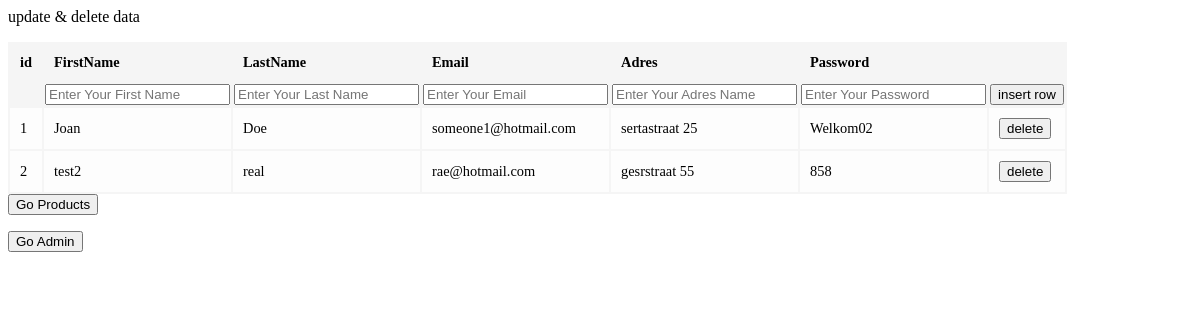
/Costumer/index.php, run on the app's committed database.
### tables this page shows
CREATE TABLE `costumer` (
  `id` int(2) NOT NULL,
  `FirstName` varchar(50) NOT NULL,
  `LastName` varchar(50) NOT NULL,
  `Email` varchar(50) NOT NULL,
  `Adres` varchar(50) NOT NULL,
  `Password` varchar(50) NOT NULL
);

### Costumer/DatabaseFunctions.php (called while the page is built, shortened)
<?php
    function runQuery($query)
    {
        $result = mysqli_query($_SESSION["conn"], $query);
        while ($row = mysqli_fetch_assoc($result)) {
            $resultset[] = $row;
        }
        if (!empty($resultset))
            return $resultset;
    }
?>

### Costumer/index.php (the view, shortened to what this page needs)
<?php
    require_once("DatabaseFunctions.php");
$my_var = <<<EOD
<html>
<head>
<meta http-equiv="refresh" content="0.00000000001 ;url= Form.php" />
<title>insert new costumer</title>
</head>
<body>
</body>
</html>
EOD;
    $sql = "SELECT * FROM costumer";
    $faq = @runQuery($sql) or die ( $my_var);
?>
<html>
    <head>
        <link rel="stylesheet" href="Styles.css">
    </head>
    <body>
    <p>update & delete data</p>
    <table class="tbl-qa">
        <thead>
        <tr>
            <th class="table-header" width="10%">id</th>
            <th class="table-header">FirstName</th>
            <th class="table-header">LastName</th>
            <th class="table-header">Email</th>
            <th class="table-header">Adres</th>
            <th class="table-header">Password</th>
        </tr>
        <tr>
            <td>
                <form name="form" action="InsertData.php" method="get">
                    <td>
                        <input type="text" name="FirstName" placeholder="Enter Your First Name" minlength="3" maxlength="50">
                    </td>
                    <td>
                        <input type="text" name="LastName" placeholder="Enter Your Last Name" minlength="3" maxlength="50">
                    </td>
                    <td>
                        <input type="text" name="Email" placeholder="Enter Your Email " minlength="8">
                    </td>
                    <td>
                        <input type="text" name="Adres" placeholder="Enter Your Adres Name" minlength="3" maxlength="50">
                    </td>
                    <td>
                        <input type="password" name="Password" placeholder="Enter Your Password" minlength="8">
                    </td>
                    <td>
                        <input
                            type="submit"
                            value="insert row">
                    </td>
                </form>
            </td>
        </tr>
        </thead>
        <tbody>
                <?php
                    foreach ($faq as $k => $v) {
                ?>
                    <tr class="table-row">
                        <td><?php echo $k + 1; ?></td>
                        <td contenteditable="true"
                            onBlur="saveToDatabase(this,'FirstName','<?php echo $faq[$k]["id"]; ?>')"
                            onClick="showEdit(this);"><?php echo $faq[$k]["FirstName"]; ?></td>
                        <td contenteditable="true"
                            onBlur="saveToDatabase(this,'LastName','<?php echo $faq[$k]["id"]; ?>')"
                            onClick="showEdit(this);"><?php echo $faq[$k]["LastName"]; ?></td>
                        <td contenteditable="true"
                            onBlur="saveToDatabase(this,'Email','<?php echo $faq[$k]["id"]; ?>')"
                            onClick="showEdit(this);"><?php echo $faq[$k]["Email"]; ?></td>
                        <td contenteditable="true"
                            onBlur="saveToDatabase(this,'Adres','<?php echo $faq[$k]["id"]; ?>')"
                            onClick="showEdit(this);"><?php echo $faq[$k]["Adres"]; ?></td>
                        <td contenteditable="true"
                            onBlur="saveToDatabase(this,'Password','<?php echo $faq[$k]["id"]; ?>')"
                            onClick="showEdit(this);"><?php echo $faq[$k]["Password"]; ?></td>
                        <td onclick="Deleterow(this,'<?php echo $faq[$k]["id"]; ?>') ;">
                            <button id="press"
                                    type="button">delete
                            </button>
                        </td>
                    </tr>
                <?php
                    }
                ?>
            </tbody>
        </table>
    <form>
        <input type="button" value="Go Products" onclick="window.location.href='../Product/index.php'" />
    </form>
    <form>
        <input type="button" value="Go Admin" onclick="window.location.href='../Admin/index.php'" />
    </form>
</html>

### Costumer/Styles.css (style rules this page uses)
body { width:610px; }
.tbl-qa { width: 100%;font-size:0.9em;background-color: #f5f5f5; }
.tbl-qa th.table-header { padding: 5px;text-align: left;padding:10px; }
.tbl-qa .table-row td { padding:10px;background-color: #FDFDFD; }

### data on the page
costumer: FirstName "Joan", LastName "Doe", Email "someone1@hotmail.com", Adres "sertastraat 25", Password "Welkom02"
costumer: FirstName "test2", LastName "real", Email "rae@hotmail.com", Adres "gesrstraat 55", Password "858"
